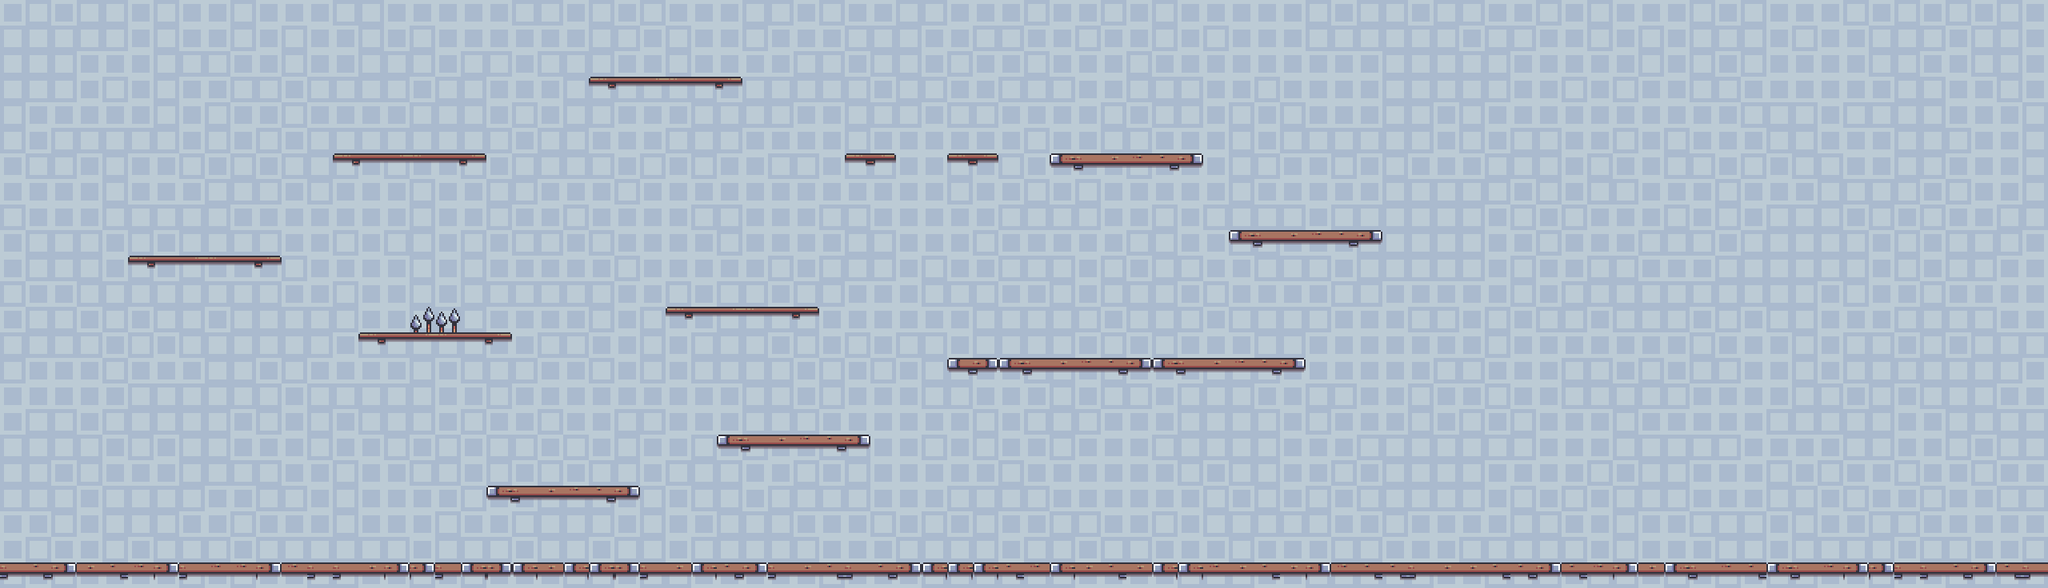

A level layout from a 2D game, rendered from its tile map. Below: a short description, then the map file with tile-grid data replaced by summaries:
An orthogonal 80x23 tile map with 32x32 px tiles, 3 tile layers (Background, Damage_Terrain, Terrain), 8 tilesets and 2 objects (player, flag).

<map version="1.10" tiledversion="1.11.0" orientation="orthogonal" renderorder="right-down" width="80" height="23" tilewidth="32" tileheight="32" infinite="0" nextlayerid="14" nextobjectid="13">
 <tileset firstgid="1" name="platforms" tilewidth="32" tileheight="32" tilecount="32" columns="8">
  <image source="../../assets/graphics/tilesets/platforms.png" width="256" height="128" />
 </tileset>
 <tileset firstgid="33" name="grass" tilewidth="32" tileheight="32" tilecount="20" columns="10">
  <image source="../../assets/graphics/tilesets/grass.png" width="320" height="64" />
 </tileset>
 <tileset firstgid="53" name="extra" tilewidth="32" tileheight="32" tilecount="264" columns="22">
  <image source="../../assets/graphics/tilesets/extra.png" width="704" height="384" />
 </tileset>
 <tileset firstgid="317" name="player" tilewidth="64" tileheight="64" tilecount="1" columns="1">
  <image source="../../assets/graphics/tilesets/player.png" width="64" height="64" />
 </tileset>
 <tileset firstgid="318" name="flag" tilewidth="64" tileheight="64" tilecount="1" columns="1">
  <image source="../../assets/graphics/tilesets/flag.png" width="64" height="64" />
 </tileset>
 <tileset firstgid="319" name="Damage_tile" tilewidth="32" tileheight="32" tilecount="4" columns="2">
  <image source="../../assets/graphics/tilesets/spikes.png" width="64" height="64" />
 </tileset>
 <tileset firstgid="323" source="../../assets/tilesets/spikes.tsx" />
 <tileset firstgid="327" source="../../assets/tilesets/backround.tsx" />
 <layer id="13" name="Background" width="80" height="23">
  <data>[1840 cells, 1840 non-empty, 4 distinct tile ids]</data>
 </layer>
 <layer id="10" name="Damage_Terrain" width="80" height="23">
  <data>[1840 cells, 2 non-empty, 2 distinct tile ids]</data>
 </layer>
 <objectgroup id="8" name="Objects">
  <object id="9" name="player" gid="317" x="388.974" y="706.205" width="64" height="64" />
  <object id="10" name="flag" gid="318" x="1183.56" y="192" width="64" height="64" />
 </objectgroup>
 <layer id="1" name="Terrain" width="80" height="23">
  <data>[1840 cells, 152 non-empty, 16 distinct tile ids]</data>
 </layer>
</map>
